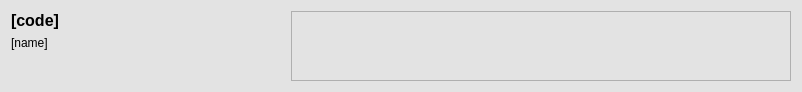
<?xml version="1.0" encoding="UTF-8"?>
<ui version="4.0">
 <class>ProductWidget</class>
 <widget class="QWidget" name="ProductWidget">
  <property name="geometry">
   <rect>
    <x>0</x>
    <y>0</y>
    <width>802</width>
    <height>89</height>
   </rect>
  </property>
  <property name="sizePolicy">
   <sizepolicy hsizetype="Preferred" vsizetype="Minimum">
    <horstretch>0</horstretch>
    <verstretch>0</verstretch>
   </sizepolicy>
  </property>
  <property name="palette">
   <palette>
    <active>
     <colorrole role="Base">
      <brush brushstyle="SolidPattern">
       <color alpha="255">
        <red>255</red>
        <green>255</green>
        <blue>255</blue>
       </color>
      </brush>
     </colorrole>
     <colorrole role="Window">
      <brush brushstyle="SolidPattern">
       <color alpha="255">
        <red>227</red>
        <green>227</green>
        <blue>227</blue>
       </color>
      </brush>
     </colorrole>
    </active>
    <inactive>
     <colorrole role="Base">
      <brush brushstyle="SolidPattern">
       <color alpha="255">
        <red>255</red>
        <green>255</green>
        <blue>255</blue>
       </color>
      </brush>
     </colorrole>
     <colorrole role="Window">
      <brush brushstyle="SolidPattern">
       <color alpha="255">
        <red>227</red>
        <green>227</green>
        <blue>227</blue>
       </color>
      </brush>
     </colorrole>
    </inactive>
    <disabled>
     <colorrole role="Base">
      <brush brushstyle="SolidPattern">
       <color alpha="255">
        <red>227</red>
        <green>227</green>
        <blue>227</blue>
       </color>
      </brush>
     </colorrole>
     <colorrole role="Window">
      <brush brushstyle="SolidPattern">
       <color alpha="255">
        <red>227</red>
        <green>227</green>
        <blue>227</blue>
       </color>
      </brush>
     </colorrole>
    </disabled>
   </palette>
  </property>
  <property name="windowTitle">
   <string>Form</string>
  </property>
  <property name="autoFillBackground">
   <bool>true</bool>
  </property>
  <layout class="QHBoxLayout" name="horizontalLayout">
   <item>
    <layout class="QVBoxLayout" name="verticalLayout">
     <item>
      <widget class="QLabel" name="CodeLabel">
       <property name="font">
        <font>
         <pointsize>12</pointsize>
         <weight>75</weight>
         <bold>true</bold>
        </font>
       </property>
       <property name="text">
        <string>[code]</string>
       </property>
      </widget>
     </item>
     <item>
      <widget class="QLabel" name="NameLabel">
       <property name="text">
        <string>[name]</string>
       </property>
      </widget>
     </item>
     <item>
      <spacer name="verticalSpacer">
       <property name="orientation">
        <enum>Qt::Vertical</enum>
       </property>
       <property name="sizeHint" stdset="0">
        <size>
         <width>0</width>
         <height>0</height>
        </size>
       </property>
      </spacer>
     </item>
    </layout>
   </item>
   <item>
    <spacer name="horizontalSpacer">
     <property name="orientation">
      <enum>Qt::Horizontal</enum>
     </property>
     <property name="sizeHint" stdset="0">
      <size>
       <width>40</width>
       <height>0</height>
      </size>
     </property>
    </spacer>
   </item>
   <item>
    <widget class="QScrollArea" name="ScrollArea">
     <property name="minimumSize">
      <size>
       <width>500</width>
       <height>0</height>
      </size>
     </property>
     <property name="widgetResizable">
      <bool>true</bool>
     </property>
     <widget class="QWidget" name="ScrollAreaContent">
      <property name="geometry">
       <rect>
        <x>0</x>
        <y>0</y>
        <width>498</width>
        <height>69</height>
       </rect>
      </property>
      <layout class="QVBoxLayout" name="verticalLayout_2"/>
     </widget>
    </widget>
   </item>
  </layout>
 </widget>
 <resources/>
 <connections/>
</ui>
